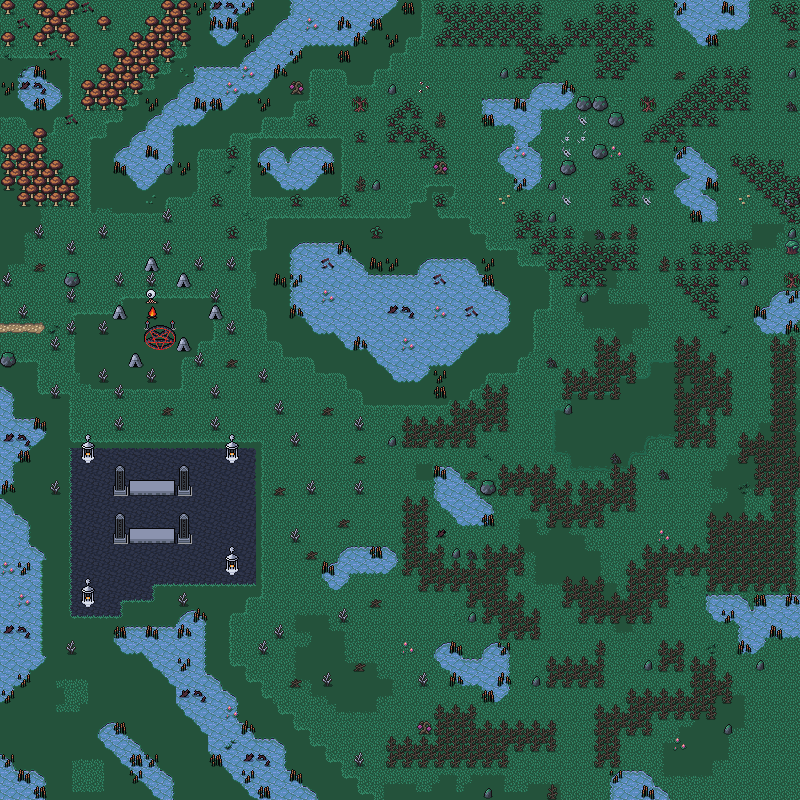

Below is a game level as drawn by its tile map, then a one-line description and the .tmx that defines it (tile-layer data replaced by summaries):
An orthogonal 50x50 tile map with 16x16 px tiles, 5 tile layers (SubBackground, Background, Ground, Clutter, ...), 3 tilesets and 88 objects.

<map version="1.10" tiledversion="1.10.1" orientation="orthogonal" renderorder="right-down" width="50" height="50" tilewidth="16" tileheight="16" infinite="0" nextlayerid="9" nextobjectid="145">
 <editorsettings>
  <export target="wastetown..tmx" format="tmx" />
 </editorsettings>
 <tileset firstgid="1" source="../../tileset/main.tsx" />
 <tileset firstgid="10113" source="../../tileset/buildings.tsx" />
 <tileset firstgid="11905" source="../../tileset/main-nocollide.tsx" />
 <layer id="6" name="SubBackground" width="50" height="50">
  <data>[2500 cells, 204 non-empty, 13 distinct tile ids]</data>
 </layer>
 <layer id="1" name="Background" width="50" height="50">
  <data>[2500 cells, 2273 non-empty, 33 distinct tile ids]</data>
 </layer>
 <layer id="2" name="Ground" width="50" height="50">
  <data>[2500 cells, 2124 non-empty, 132 distinct tile ids]</data>
 </layer>
 <layer id="3" name="Clutter" width="50" height="50">
  <properties>
   <property name="spriteLayer" type="bool" value="true" />
  </properties>
  <data>[2500 cells, 850 non-empty, 154 distinct tile ids]</data>
 </layer>
 <layer id="8" name="Walls" width="50" height="50">
  <data>[2500 cells, 32 non-empty, 9 distinct tile ids]</data>
 </layer>
 <objectgroup id="4" name="Objects">
  <object id="48" template="../../obj/treasure.tx" x="135.833" y="518.583" />
  <object id="50" template="../../obj/enemy.tx" x="140.5" y="573.25">
   <properties>
    <property name="enemy" value="Adept Black Wizard" />
    <property name="pursueRange" type="int" value="30" />
    <property name="threatRange" type="int" value="40" />
    <property name="waypoints" value="143,144" />
   </properties>
  </object>
  <object id="51" template="../../obj/treasure.tx" x="544.166" y="128.5" />
  <object id="52" template="../../obj/gold.tx" x="767.75" y="655.417" />
  <object id="53" template="../../obj/enemy.tx" x="568.371" y="142.166">
   <properties>
    <property name="enemy" value="Swamp Troll" />
    <property name="threatRange" type="int" value="50" />
   </properties>
  </object>
  <object id="54" template="../../obj/enemy.tx" x="261" y="63.167">
   <properties>
    <property name="enemy" value="Crocodile" />
    <property name="threatRange" type="int" value="40" />
    <property name="waypoints" value="72,69,70,71,70,69" />
   </properties>
  </object>
  <object id="55" template="../../obj/enemy.tx" x="766.319" y="672.03">
   <properties>
    <property name="enemy" value="Bat" />
    <property name="waypoints" value="136,118" />
   </properties>
  </object>
  <object id="57" template="../../obj/enemy.tx" x="412.666" y="78.8333">
   <properties>
    <property name="enemy" value="Hellhound" />
    <property name="threatRange" type="int" value="40" />
    <property name="waypoints" value="78,79,78,81,82,83,82,81,78" />
   </properties>
  </object>
  <object id="58" template="../../obj/enemy.tx" x="153" y="516">
   <properties>
    <property name="effect" value="{ &quot;startBattleWithCard&quot;: [ &quot;Exquisite Blood&quot; }" />
    <property name="enemy" value="Fallen Angel" />
    <property name="threatRange" type="int" value="60" />
   </properties>
  </object>
  <object id="59" template="../../obj/enemy.tx" x="91" y="50.333">
   <properties>
    <property name="enemy" value="Fungus" />
    <property name="threatRange" type="int" value="50" />
   </properties>
  </object>
  <object id="61" template="../../obj/door_right.tx" x="0.333333" y="352" width="16" height="48" />
  <object id="62" template="../../obj/treasure.tx" x="119.333" y="21" />
  <object id="63" template="../../obj/enemy.tx" x="88.6667" y="175">
   <properties>
    <property name="enemy" value="Fungus" />
    <property name="threatRange" type="int" value="20" />
   </properties>
  </object>
  <object id="64" template="../../obj/collision.tx" x="-15.6667" y="-1.40067" width="16" height="801.801" />
  <object id="66" template="../../obj/collision.tx" x="800.333" y="-0.567167" width="16" height="801.801" />
  <object id="67" template="../../obj/collision.tx" x="-14.6667" y="801.333" width="828" height="16" />
  <object id="68" template="../../obj/collision.tx" x="-18.3333" y="-17.3333" width="828" height="16" />
  <object id="69" template="../../obj/waypoint.tx" x="219" y="91.6667" />
  <object id="70" template="../../obj/waypoint.tx" x="171.667" y="116.667" />
  <object id="71" template="../../obj/waypoint.tx" x="125.333" y="169.333" />
  <object id="72" template="../../obj/waypoint.tx" x="320" y="19.3333" />
  <object id="73" template="../../obj/enemy.tx" x="633.333" y="89.6667">
   <properties>
    <property name="enemy" value="Hellhound" />
    <property name="threatRange" type="int" value="40" />
    <property name="waypoints" value="84,74,75,76,77,76,75,74" />
   </properties>
  </object>
  <object id="74" template="../../obj/waypoint.tx" x="672.667" y="64" />
  <object id="75" template="../../obj/waypoint.tx" x="752.667" y="65.3333" />
  <object id="76" template="../../obj/waypoint.tx" x="753.333" y="149.667" />
  <object id="77" template="../../obj/waypoint.tx" x="710.667" y="156.333" />
  </objectgroup>
</map>
<!-- 62 of 88 objects omitted -->
